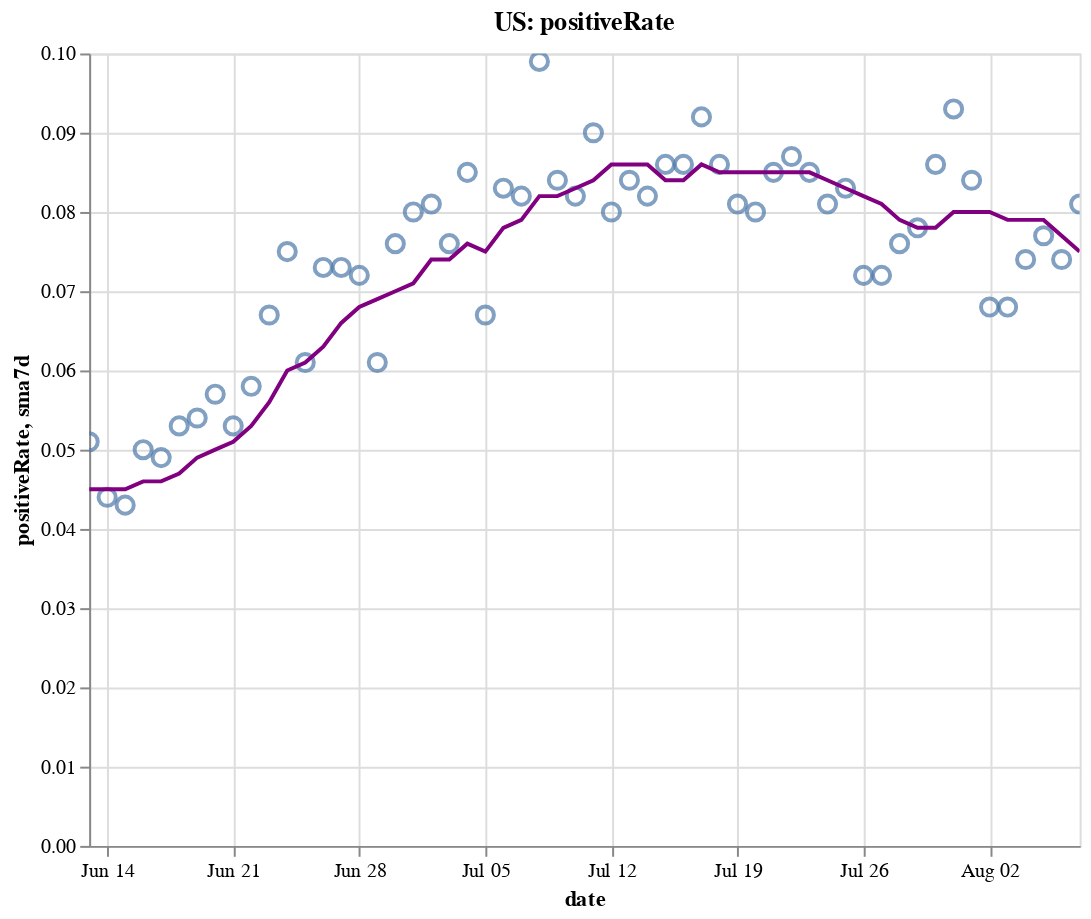

Notebook source saved alongside this figure:
### Code cell
create_plot(us, 'positiveRate')

### Figure 1 — Vega-Lite specification as saved in the notebook (floating-point values rounded to 4 significant figures)
{"config": {"view": {"continuousWidth": 400, "continuousHeight": 300}}, "layer": [{"layer": [{"mark": {"type": "point", "size": 75}, "encoding": {"tooltip": [{"type": "temporal", "field": "date"}, {"type": "quantitative", "field": "positiveRate"}, {"type": "quantitative", "field": "sma7d"}], "x": {"type": "temporal", "field": "date"}, "y": {"type": "quantitative", "field": "positiveRate"}}, "selection": {"selector004": {"type": "interval", "bind": "scales", "encodings": ["x", "y"]}}}, {"mark": {"type": "line", "color": "purple"}, "encoding": {"x": {"type": "temporal", "field": "date"}, "y": {"type": "quantitative", "field": "sma7d"}}}]}, {"mark": {"type": "rule", "color": "#aaa"}, "encoding": {"x": {"type": "temporal", "field": "date"}}, "transform": [{"filter": {"selection": "selector003"}}]}, {"mark": "circle", "encoding": {"opacity": {"condition": {"value": 1, "selection": "selector003"}, "value": 0}, "tooltip": [{"type": "temporal", "field": "date"}, {"type": "quantitative", "field": "positiveRate"}, {"type": "quantitative", "field": "sma7d"}], "x": {"type": "temporal", "field": "date"}, "y": {"type": "quantitative", "field": "positiveRate"}}, "selection": {"selector003": {"type": "single", "encodings": ["x"], "on": "mouseover", "nearest": true, "empty": "none"}}}, {"mark": {"type": "text", "align": "left", "dx": 5, "dy": -5, "stroke": "white", "strokeWidth": 2}, "encoding": {"text": {"type": "quantitative", "field": "positiveRate"}, "tooltip": [{"type": "temporal", "field": "date"}, {"type": "quantitative", "field": "positiveRate"}, {"type": "quantitative", "field": "sma7d"}], "x": {"type": "temporal", "field": "date"}, "y": {"type": "quantitative", "field": "positiveRate"}}, "transform": [{"filter": {"selection": "selector003"}}]}, {"mark": {"type": "text", "align": "left", "dx": 5, "dy": -5}, "encoding": {"text": {"type": "quantitative", "field": "positiveRate"}, "tooltip": [{"type": "temporal", "field": "date"}, {"type": "quantitative", "field": "positiveRate"}, {"type": "quantitative", "field": "sma7d"}], "x": {"type": "temporal", "field": "date"}, "y": {"type": "quantitative", "field": "positiveRate"}}, "transform": [{"filter": {"selection": "selector003"}}]}], "data": {"name": "data-a7cc174339738348ec6739b7b2f95a83"}, "height": 400, "title": "US: positiveRate", "width": 500, "$schema": "https://vega.github.io/schema/vega-lite/v4.8.1.json", "datasets": {"data-a7cc174339738348ec6739b7b2f95a83": [{"date": "2020-06-13T00:00:00", "totalTestResultsIncrease": 496400.0, "positiveIncrease": 25340.0, "death": 110900.0, "deathIncrease": 694.0, "positiveRate": 0.051, "state": "US", "sma7d": 0.045}, {"date": "2020-06-14T00:00:00", "totalTestResultsIncrease": 485200.0, "positiveIncrease": 21370.0, "death": 111300.0, "deathIncrease": 356.0, "positiveRate": 0.044, "state": "US", "sma7d": 0.045}, {"date": "2020-06-15T00:00:00", "totalTestResultsIncrease": 432800.0, "positiveIncrease": 18510.0, "death": 111700.0, "deathIncrease": 381.0, "positiveRate": 0.043, "state": "US", "sma7d": 0.045}, {"date": "2020-06-16T00:00:00", "totalTestResultsIncrease": 464500.0, "positiveIncrease": 23440.0, "death": 112400.0, "deathIncrease": 731.0, "positiveRate": 0.05, "state": "US", "sma7d": 0.046}, {"date": "2020-06-17T00:00:00", "totalTestResultsIncrease": 485300.0, "positiveIncrease": 23870.0, "death": 113100.0, "deathIncrease": 767.0, "positiveRate": 0.049, "state": "US", "sma7d": 0.046}, {"date": "2020-06-18T00:00:00", "totalTestResultsIncrease": 516200.0, "positiveIncrease": 27530.0, "death": 113900.0, "deathIncrease": 705.0, "positiveRate": 0.053, "state": "US", "sma7d": 0.047}, {"date": "2020-06-19T00:00:00", "totalTestResultsIncrease": 574000.0, "positiveIncrease": 31050.0, "death": 114500.0, "deathIncrease": 655.0, "positiveRate": 0.054, "state": "US", "sma7d": 0.049}, {"date": "2020-06-20T00:00:00", "totalTestResultsIncrease": 559200.0, "positiveIncrease": 31990.0, "death": 115100.0, "deathIncrease": 629.0, "positiveRate": 0.057, "state": "US", "sma7d": 0.05}, {"date": "2020-06-21T00:00:00", "totalTestResultsIncrease": 511100.0, "positiveIncrease": 27280.0, "death": 115400.0, "deathIncrease": 294.0, "positiveRate": 0.053, "state": "US", "sma7d": 0.051}, {"date": "2020-06-22T00:00:00", "totalTestResultsIncrease": 466600.0, "positiveIncrease": 27020.0, "death": 115700.0, "deathIncrease": 286.0, "positiveRate": 0.058, "state": "US", "sma7d": 0.053}, {"date": "2020-06-23T00:00:00", "totalTestResultsIncrease": 491700.0, "positiveIncrease": 33020.0, "death": 116400.0, "deathIncrease": 710.0, "positiveRate": 0.067, "state": "US", "sma7d": 0.056}, {"date": "2020-06-24T00:00:00", "totalTestResultsIncrease": 519200.0, "positiveIncrease": 38680.0, "death": 117200.0, "deathIncrease": 724.0, "positiveRate": 0.075, "state": "US", "sma7d": 0.06}, {"date": "2020-06-25T00:00:00", "totalTestResultsIncrease": 637100.0, "positiveIncrease": 39070.0, "death": 117800.0, "deathIncrease": 647.0, "positiveRate": 0.061, "state": "US", "sma7d": 0.061}, {"date": "2020-06-26T00:00:00", "totalTestResultsIncrease": 606700.0, "positiveIncrease": 44420.0, "death": 118400.0, "deathIncrease": 637.0, "positiveRate": 0.073, "state": "US", "sma7d": 0.063}, {"date": "2020-06-27T00:00:00", "totalTestResultsIncrease": 599400.0, "positiveIncrease": 43780.0, "death": 118900.0, "deathIncrease": 511.0, "positiveRate": 0.073, "state": "US", "sma7d": 0.066}, {"date": "2020-06-28T00:00:00", "totalTestResultsIncrease": 583900.0, "positiveIncrease": 41860.0, "death": 119200.0, "deathIncrease": 271.0, "positiveRate": 0.072, "state": "US", "sma7d": 0.068}, {"date": "2020-06-29T00:00:00", "totalTestResultsIncrease": 646800.0, "positiveIncrease": 39180.0, "death": 119600.0, "deathIncrease": 332.0, "positiveRate": 0.061, "state": "US", "sma7d": 0.069}, {"date": "2020-06-30T00:00:00", "totalTestResultsIncrease": 624100.0, "positiveIncrease": 47460.0, "death": 120100.0, "deathIncrease": 596.0, "positiveRate": 0.076, "state": "US", "sma7d": 0.07}, {"date": "2020-07-01T00:00:00", "totalTestResultsIncrease": 633300.0, "positiveIncrease": 50670.0, "death": 120800.0, "deathIncrease": 701.0, "positiveRate": 0.08, "state": "US", "sma7d": 0.071}, {"date": "2020-07-02T00:00:00", "totalTestResultsIncrease": 662300.0, "positiveIncrease": 53830.0, "death": 121500.0, "deathIncrease": 695.0, "positiveRate": 0.081, "state": "US", "sma7d": 0.074}, {"date": "2020-07-03T00:00:00", "totalTestResultsIncrease": 710900.0, "positiveIncrease": 54220.0, "death": 122100.0, "deathIncrease": 598.0, "positiveRate": 0.076, "state": "US", "sma7d": 0.074}, {"date": "2020-07-04T00:00:00", "totalTestResultsIncrease": 642200.0, "positiveIncrease": 54730.0, "death": 122400.0, "deathIncrease": 306.0, "positiveRate": 0.085, "state": "US", "sma7d": 0.076}, {"date": "2020-07-05T00:00:00", "totalTestResultsIncrease": 681400.0, "positiveIncrease": 45790.0, "death": 122700.0, "deathIncrease": 209.0, "positiveRate": 0.067, "state": "US", "sma7d": 0.075}, {"date": "2020-07-06T00:00:00", "totalTestResultsIncrease": 501200.0, "positiveIncrease": 41600.0, "death": 122900.0, "deathIncrease": 243.0, "positiveRate": 0.083, "state": "US", "sma7d": 0.078}, {"date": "2020-07-07T00:00:00", "totalTestResultsIncrease": 634800.0, "positiveIncrease": 51770.0, "death": 123800.0, "deathIncrease": 923.0, "positiveRate": 0.082, "state": "US", "sma7d": 0.079}, {"date": "2020-07-08T00:00:00", "totalTestResultsIncrease": 629100.0, "positiveIncrease": 62150.0, "death": 124600.0, "deathIncrease": 807.0, "positiveRate": 0.099, "state": "US", "sma7d": 0.082}, {"date": "2020-07-09T00:00:00", "totalTestResultsIncrease": 703000.0, "positiveIncrease": 58840.0, "death": 125500.0, "deathIncrease": 867.0, "positiveRate": 0.084, "state": "US", "sma7d": 0.082}, {"date": "2020-07-10T00:00:00", "totalTestResultsIncrease": 810800.0, "positiveIncrease": 66640.0, "death": 126300.0, "deathIncrease": 854.0, "positiveRate": 0.082, "state": "US", "sma7d": 0.083}, {"date": "2020-07-11T00:00:00", "totalTestResultsIncrease": 698400.0, "positiveIncrease": 63010.0, "death": 127100.0, "deathIncrease": 757.0, "positiveRate": 0.09, "state": "US", "sma7d": 0.084}, {"date": "2020-07-12T00:00:00", "totalTestResultsIncrease": 758300.0, "positiveIncrease": 60980.0, "death": 127600.0, "deathIncrease": 476.0, "positiveRate": 0.08, "state": "US", "sma7d": 0.086}, {"date": "2020-07-13T00:00:00", "totalTestResultsIncrease": 693600.0, "positiveIncrease": 58460.0, "death": 127900.0, "deathIncrease": 327.0, "positiveRate": 0.084, "state": "US", "sma7d": 0.086}, {"date": "2020-07-14T00:00:00", "totalTestResultsIncrease": 770000.0, "positiveIncrease": 62880.0, "death": 128600.0, "deathIncrease": 736.0, "positiveRate": 0.082, "state": "US", "sma7d": 0.086}, {"date": "2020-07-15T00:00:00", "totalTestResultsIncrease": 762000.0, "positiveIncrease": 65380.0, "death": 129500.0, "deathIncrease": 858.0, "positiveRate": 0.086, "state": "US", "sma7d": 0.084}, {"date": "2020-07-16T00:00:00", "totalTestResultsIncrease": 827600.0, "positiveIncrease": 70950.0, "death": 130400.0, "deathIncrease": 947.0, "positiveRate": 0.086, "state": "US", "sma7d": 0.084}, {"date": "2020-07-17T00:00:00", "totalTestResultsIncrease": 837400.0, "positiveIncrease": 77230.0, "death": 131400.0, "deathIncrease": 951.0, "positiveRate": 0.092, "state": "US", "sma7d": 0.086}, {"date": "2020-07-18T00:00:00", "totalTestResultsIncrease": 761600.0, "positiveIncrease": 65180.0, "death": 132300.0, "deathIncrease": 872.0, "positiveRate": 0.086, "state": "US", "sma7d": 0.085}, {"date": "2020-07-19T00:00:00", "totalTestResultsIncrease": 798500.0, "positiveIncrease": 64880.0, "death": 132800.0, "deathIncrease": 526.0, "positiveRate": 0.081, "state": "US", "sma7d": 0.085}, {"date": "2020-07-20T00:00:00", "totalTestResultsIncrease": 711000.0, "positiveIncrease": 56970.0, "death": 133200.0, "deathIncrease": 363.0, "positiveRate": 0.08, "state": "US", "sma7d": 0.085}, {"date": "2020-07-21T00:00:00", "totalTestResultsIncrease": 750200.0, "positiveIncrease": 63640.0, "death": 134200.0, "deathIncrease": 1038.0, "positiveRate": 0.085, "state": "US", "sma7d": 0.085}, {"date": "2020-07-22T00:00:00", "totalTestResultsIncrease": 795500.0, "positiveIncrease": 69150.0, "death": 135400.0, "deathIncrease": 1171.0, "positiveRate": 0.087, "state": "US", "sma7d": 0.085}, {"date": "2020-07-23T00:00:00", "totalTestResultsIncrease": 840600.0, "positiveIncrease": 71350.0, "death": 136400.0, "deathIncrease": 1055.0, "positiveRate": 0.085, "state": "US", "sma7d": 0.085}, {"date": "2020-07-24T00:00:00", "totalTestResultsIncrease": 926900.0, "positiveIncrease": 75200.0, "death": 137600.0, "deathIncrease": 1176.0, "positiveRate": 0.081, "state": "US", "sma7d": 0.084}, {"date": "2020-07-25T00:00:00", "totalTestResultsIncrease": 784400.0, "positiveIncrease": 65080.0, "death": 138600.0, "deathIncrease": 1023.0, "positiveRate": 0.083, "state": "US", "sma7d": 0.083}, {"date": "2020-07-26T00:00:00", "totalTestResultsIncrease": 855800.0, "positiveIncrease": 61710.0, "death": 139200.0, "deathIncrease": 558.0, "positiveRate": 0.072, "state": "US", "sma7d": 0.082}, {"date": "2020-07-27T00:00:00", "totalTestResultsIncrease": 760800.0, "positiveIncrease": 55130.0, "death": 140200.0, "deathIncrease": 1059.0, "positiveRate": 0.072, "state": "US", "sma7d": 0.081}, {"date": "2020-07-28T00:00:00", "totalTestResultsIncrease": 735500.0, "positiveIncrease": 56230.0, "death": 141400.0, "deathIncrease": 1121.0, "positiveRate": 0.076, "state": "US", "sma7d": 0.079}, {"date": "2020-07-29T00:00:00", "totalTestResultsIncrease": 853300.0, "positiveIncrease": 66970.0, "death": 142900.0, "deathIncrease": 1492.0, "positiveRate": 0.078, "state": "US", "sma7d": 0.078}, {"date": "2020-07-30T00:00:00", "totalTestResultsIncrease": 805900.0, "positiveIncrease": 69470.0, "death": 144100.0, "deathIncrease": 1259.0, "positiveRate": 0.086, "state": "US", "sma7d": 0.078}, {"date": "2020-07-31T00:00:00", "totalTestResultsIncrease": 726000.0, "positiveIncrease": 67760.0, "death": 145400.0, "deathIncrease": 1311.0, "positiveRate": 0.093, "state": "US", "sma7d": 0.08}, {"date": "2020-08-01T00:00:00", "totalTestResultsIncrease": 726000.0, "positiveIncrease": 60690.0, "death": 146600.0, "deathIncrease": 1189.0, "positiveRate": 0.084, "state": "US", "sma7d": 0.08}, {"date": "2020-08-02T00:00:00", "totalTestResultsIncrease": 713200.0, "positiveIncrease": 48270.0, "death": 147100.0, "deathIncrease": 498.0, "positiveRate": 0.068, "state": "US", "sma7d": 0.08}, {"date": "2020-08-03T00:00:00", "totalTestResultsIncrease": 731700.0, "positiveIncrease": 49560.0, "death": 147600.0, "deathIncrease": 519.0, "positiveRate": 0.068, "state": "US", "sma7d": 0.079}, {"date": "2020-08-04T00:00:00", "totalTestResultsIncrease": 695600.0, "positiveIncrease": 51570.0, "death": 148800.0, "deathIncrease": 1176.0, "positiveRate": 0.074, "state": "US", "sma7d": 0.079}, {"date": "2020-08-05T00:00:00", "totalTestResultsIncrease": 681500.0, "positiveIncrease": 52260.0, "death": 150200.0, "deathIncrease": 1425.0, "positiveRate": 0.077, "state": "US", "sma7d": 0.079}, {"date": "2020-08-06T00:00:00", "totalTestResultsIncrease": 731700.0, "positiveIncrease": 54180.0, "death": 151500.0, "deathIncrease": 1251.0, "positiveRate": 0.074, "state": "US", "sma7d": 0.077}, {"date": "2020-08-07T00:00:00", "totalTestResultsIncrease": 755600.0, "positiveIncrease": 61460.0, "death": 152800.0, "deathIncrease": 1333.0, "positiveRate": 0.081, "state": "US", "sma7d": 0.075}]}}
